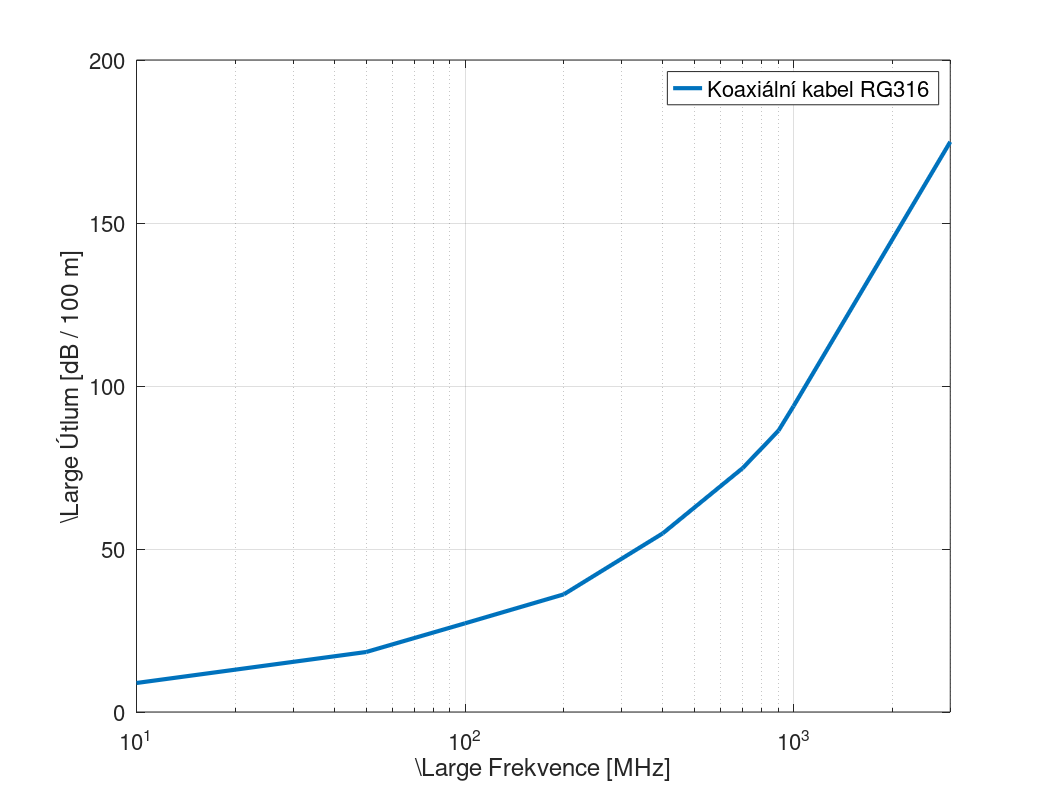

This chart was generated by the following MATLAB code: (Note: this script raises an error after producing the figure.)
%------------------------------------------------------------------------------%
%% Cable frequency dependence

atten = [8.9, 18.4, 27.2, 36.1, 54.8, 74.8, 86.3, 93.8, 174.9];
freq = [10, 50, 100, 200, 400, 700, 900, 1000, 3000];


semilogx(freq, atten, 'linewidth', 3)
xlim([0, 3000])
ylabel('{\Large Útlum [dB / 100 m]}')
xlabel('{\Large Frekvence [MHz]}')

orient('landscape')
h=get(gcf, "currentaxes");
set(h, "fontsize", 16);
grid on

h = legend({'Koaxiální kabel RG316'},'location','northeast');
set (h, "fontsize", 16);

target = '../../../doc/outputs/sim/'
name = 'cable.tex'
name_inc = 'cable-inc.eps'

print(name, '-dtex');

path = strcat(target, name)
path_inc = strcat(target, name_inc)

movefile(name, path)
movefile(name_inc, path_inc)
